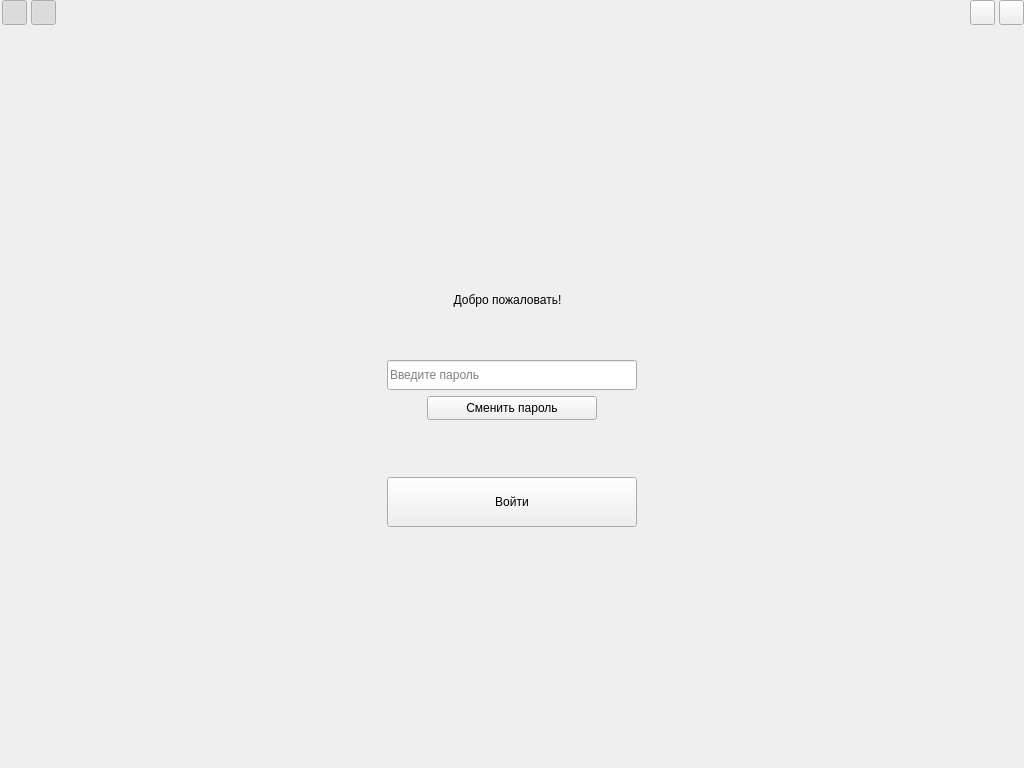
<?xml version="1.0" encoding="UTF-8"?>
<ui version="4.0">
 <class>MainWindow</class>
 <widget class="QMainWindow" name="MainWindow">
  <property name="enabled">
   <bool>true</bool>
  </property>
  <property name="geometry">
   <rect>
    <x>0</x>
    <y>0</y>
    <width>1024</width>
    <height>768</height>
   </rect>
  </property>
  <property name="windowTitle">
   <string notr="true">TaskManager</string>
  </property>
  <widget class="QWidget" name="centralwidget">
   <property name="class" stdset="0">
    <string>mainPlane</string>
   </property>
   <widget class="QWidget" name="plane" native="true">
    <property name="geometry">
     <rect>
      <x>200</x>
      <y>200</y>
      <width>624</width>
      <height>368</height>
     </rect>
    </property>
    <property name="class" stdset="0">
     <string>plane</string>
    </property>
    <widget class="QPushButton" name="setPassButton">
     <property name="geometry">
      <rect>
       <x>187</x>
       <y>277</y>
       <width>250</width>
       <height>50</height>
      </rect>
     </property>
     <property name="cursor">
      <cursorShape>PointingHandCursor</cursorShape>
     </property>
     <property name="text">
      <string>Войти</string>
     </property>
     <property name="class" stdset="0">
      <string>regularButton</string>
     </property>
    </widget>
    <widget class="QPushButton" name="skipPassButton">
     <property name="geometry">
      <rect>
       <x>227</x>
       <y>196</y>
       <width>170</width>
       <height>24</height>
      </rect>
     </property>
     <property name="cursor">
      <cursorShape>PointingHandCursor</cursorShape>
     </property>
     <property name="text">
      <string>Сменить пароль</string>
     </property>
     <property name="class" stdset="0">
      <string>hintButton</string>
     </property>
    </widget>
    <widget class="QLabel" name="headerText">
     <property name="geometry">
      <rect>
       <x>80</x>
       <y>80</y>
       <width>455</width>
       <height>40</height>
      </rect>
     </property>
     <property name="layoutDirection">
      <enum>Qt::LeftToRight</enum>
     </property>
     <property name="text">
      <string>Добро пожаловать!</string>
     </property>
     <property name="alignment">
      <set>Qt::AlignCenter</set>
     </property>
     <property name="class" stdset="0">
      <string>headerText</string>
     </property>
    </widget>
    <widget class="QLineEdit" name="passInput">
     <property name="geometry">
      <rect>
       <x>187</x>
       <y>160</y>
       <width>250</width>
       <height>30</height>
      </rect>
     </property>
     <property name="cursor">
      <cursorShape>IBeamCursor</cursorShape>
     </property>
     <property name="contextMenuPolicy">
      <enum>Qt::ActionsContextMenu</enum>
     </property>
     <property name="acceptDrops">
      <bool>false</bool>
     </property>
     <property name="text">
      <string/>
     </property>
     <property name="echoMode">
      <enum>QLineEdit::Password</enum>
     </property>
     <property name="alignment">
      <set>Qt::AlignLeading|Qt::AlignLeft|Qt::AlignVCenter</set>
     </property>
     <property name="placeholderText">
      <string>Введите пароль</string>
     </property>
     <property name="cursorMoveStyle">
      <enum>Qt::LogicalMoveStyle</enum>
     </property>
     <property name="clearButtonEnabled">
      <bool>true</bool>
     </property>
     <property name="class" stdset="0">
      <string>textInput</string>
     </property>
    </widget>
   </widget>
   <widget class="QPushButton" name="themeButton">
    <property name="enabled">
     <bool>true</bool>
    </property>
    <property name="geometry">
     <rect>
      <x>31</x>
      <y>0</y>
      <width>25</width>
      <height>25</height>
     </rect>
    </property>
    <property name="cursor">
     <cursorShape>PointingHandCursor</cursorShape>
    </property>
    <property name="focusPolicy">
     <enum>Qt::ClickFocus</enum>
    </property>
    <property name="contextMenuPolicy">
     <enum>Qt::NoContextMenu</enum>
    </property>
    <property name="text">
     <string/>
    </property>
    <property name="icon">
     <iconset>
      <normaloff>../icons/lighttheme.png</normaloff>../icons/lighttheme.png</iconset>
    </property>
    <property name="iconSize">
     <size>
      <width>25</width>
      <height>25</height>
     </size>
    </property>
    <property name="checkable">
     <bool>true</bool>
    </property>
    <property name="checked">
     <bool>true</bool>
    </property>
    <property name="class" stdset="0">
     <string>iconButton</string>
    </property>
   </widget>
   <widget class="QPushButton" name="minButton">
    <property name="geometry">
     <rect>
      <x>970</x>
      <y>0</y>
      <width>25</width>
      <height>25</height>
     </rect>
    </property>
    <property name="cursor">
     <cursorShape>PointingHandCursor</cursorShape>
    </property>
    <property name="inputMethodHints">
     <set>Qt::ImhHiddenText</set>
    </property>
    <property name="text">
     <string/>
    </property>
    <property name="icon">
     <iconset>
      <normaloff>../icons/minimize_icon.png</normaloff>
      <activeoff>../icons/minimize_icon_active.png</activeoff>../icons/minimize_icon.png</iconset>
    </property>
    <property name="iconSize">
     <size>
      <width>25</width>
      <height>25</height>
     </size>
    </property>
    <property name="checkable">
     <bool>false</bool>
    </property>
    <property name="flat">
     <bool>false</bool>
    </property>
    <property name="class" stdset="0">
     <string>iconButton</string>
    </property>
   </widget>
   <widget class="QPushButton" name="pinButton">
    <property name="enabled">
     <bool>true</bool>
    </property>
    <property name="geometry">
     <rect>
      <x>2</x>
      <y>0</y>
      <width>25</width>
      <height>25</height>
     </rect>
    </property>
    <property name="cursor">
     <cursorShape>PointingHandCursor</cursorShape>
    </property>
    <property name="focusPolicy">
     <enum>Qt::ClickFocus</enum>
    </property>
    <property name="contextMenuPolicy">
     <enum>Qt::NoContextMenu</enum>
    </property>
    <property name="text">
     <string/>
    </property>
    <property name="icon">
     <iconset>
      <normaloff>../icons/pin_icon.png</normaloff>
      <activeoff>../icons/pin_icon_active.png</activeoff>../icons/pin_icon.png</iconset>
    </property>
    <property name="iconSize">
     <size>
      <width>25</width>
      <height>25</height>
     </size>
    </property>
    <property name="checkable">
     <bool>true</bool>
    </property>
    <property name="checked">
     <bool>true</bool>
    </property>
    <property name="class" stdset="0">
     <string>iconButton</string>
    </property>
   </widget>
   <widget class="QPushButton" name="exitButton">
    <property name="geometry">
     <rect>
      <x>999</x>
      <y>0</y>
      <width>25</width>
      <height>25</height>
     </rect>
    </property>
    <property name="cursor">
     <cursorShape>PointingHandCursor</cursorShape>
    </property>
    <property name="focusPolicy">
     <enum>Qt::ClickFocus</enum>
    </property>
    <property name="text">
     <string/>
    </property>
    <property name="icon">
     <iconset>
      <normaloff>../icons/exit_icon.png</normaloff>
      <activeoff>../icons/exit_icon_hover.png</activeoff>../icons/exit_icon.png</iconset>
    </property>
    <property name="iconSize">
     <size>
      <width>25</width>
      <height>25</height>
     </size>
    </property>
    <property name="checkable">
     <bool>false</bool>
    </property>
    <property name="class" stdset="0">
     <string>iconButton</string>
    </property>
   </widget>
  </widget>
 </widget>
 <resources/>
 <connections/>
</ui>
